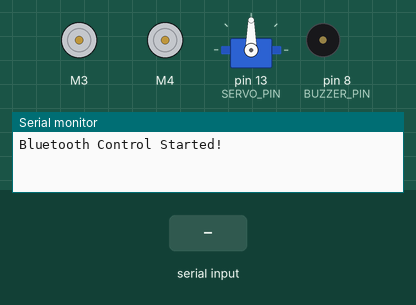
Recording of a sketch running on a simulated Arduino Uno, built with avr-gcc and run on an emulated ATmega328P. Parts: 2 × DC motor (green arrow = forward, orange = backward, longer = faster), servo, buzzer (waves = sounding), the last lines printed to the serial monitor. Inputs (shaded band) come from the test bench.

Above: at 1.2 s.
1.3 s: "k" received over Serial
At 1.78 s:
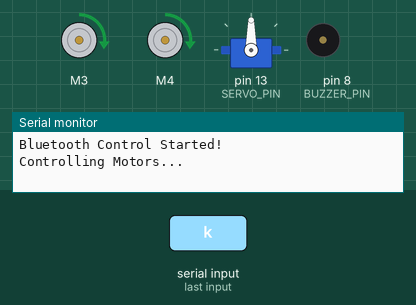
10.3 s: "x" received over Serial
At 13.1 s:
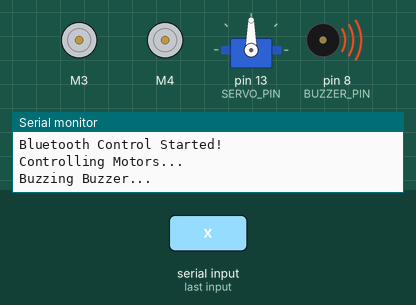
13.3 s: "y" received over Serial
At 15.5 s:
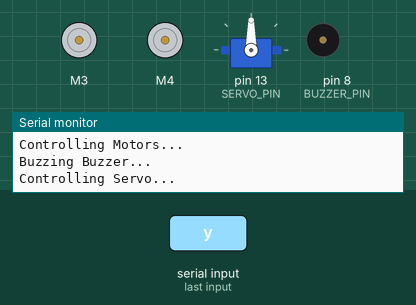
Timing chart, 0 to 17.0 s (numbered marks = the images above; inputs shaded):
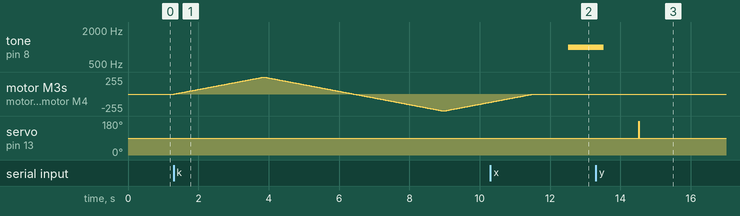

Measured:
- after the input at 10.3 s, tone on pin 8 (BUZZER_PIN): silent → 1000 Hz after 2.2 s
- after the input at 13.3 s, servo on pin 13 (SERVO_PIN): 90° → 180° after 1.2 s, → 90° 0.02 s later

The sketch:

MotorTest.ino
```cpp
// (licence header left out)
#include <Adafruit_Sensor.h>
#include <DHT.h>
#include <DHT_U.h>
#include <Servo.h>
#include <AFMotor.h>

// Constants
#define DHTTYPE DHT11  // DHT 11
#define DHTPIN 16      // Pin connected to DHT sensor
#define BUZZER_PIN 8   // Pin connected to the signal pin of the buzzer
#define SERVO_PIN 13   // Pin connected to the servo

// Global Variables
Servo myServo;
AF_DCMotor motor3(3);
AF_DCMotor motor4(4);
DHT_Unified dht(DHTPIN, DHTTYPE);
uint32_t delayMS;

// Function Declarations
void setupMotors();
void setupDHTSensor();
void setupBuzzer();
void setupServo();
void controlMotors();
void readDHTSensor();
void buzzBuzzer();
void controlServo();

void setup() {
  Serial.begin(9600);
  Serial.println("Bluetooth Control Started!");

  setupMotors();
  setupDHTSensor();
  setupBuzzer();
  setupServo();
}

void loop() {
  if (Serial.available()) {
    char command = Serial.read();

    switch (command) {
      case 'k':  // Control Motors
        controlMotors();
        break;
      case 'b':  // Read DHT Sensor
        readDHTSensor();
        break;
      case 'x':  // Buzz Buzzer
        buzzBuzzer();
        break;
      case 'y':  // Control Servo
        controlServo();
        break;
      default:
        Serial.println("Invalid Command!");
        break;
    }
  }
}

void setupMotors() {
  motor3.setSpeed(200);
  motor4.setSpeed(200);
  motor3.run(RELEASE);
  motor4.run(RELEASE);
}

void setupDHTSensor() {
  dht.begin();
  sensor_t sensor;
  dht.temperature().getSensor(&sensor);
  dht.humidity().getSensor(&sensor);
  delayMS = sensor.min_delay / 1000;
}

void setupBuzzer() {
  pinMode(BUZZER_PIN, OUTPUT);
}

void setupServo() {
  myServo.attach(SERVO_PIN);
}

void controlMotors() {
  Serial.println("Controlling Motors...");
  motor3.run(FORWARD);
  motor4.run(FORWARD);
  for (uint8_t i = 0; i < 255; i++) {
    motor3.setSpeed(i);
    motor4.setSpeed(i);
    delay(10);
  }

  for (uint8_t i = 255; i != 0; i--) {
    motor3.setSpeed(i);
    motor4.setSpeed(i);
    delay(10);
  }

  motor3.run(BACKWARD);
  motor4.run(BACKWARD);
  for (uint8_t i = 0; i < 255; i++) {
    motor3.setSpeed(i);
    motor4.setSpeed(i);
    delay(10);
  }

  for (uint8_t i = 255; i != 0; i--) {
    motor3.setSpeed(i);
    motor4.setSpeed(i);
    delay(10);
  }

  motor3.run(RELEASE);
  motor4.run(RELEASE);
  delay(1000);
}

void readDHTSensor() {
  Serial.println("Reading DHT Sensor...");
  sensors_event_t event;

  dht.temperature().getEvent(&event);
  if (isnan(event.temperature)) {
    Serial.println(F("Error reading temperature!"));
  } else {
    Serial.print(F("Temperature: "));
    Serial.print(event.temperature);
    Serial.println(F("°C"));
  }

  dht.humidity().getEvent(&event);
  if (isnan(event.relative_humidity)) {
    Serial.println(F("Error reading humidity!"));
  } else {
    Serial.print(F("Humidity: "));
    Serial.print(event.relative_humidity);
    Serial.println(F("%"));
  }
}

void buzzBuzzer() {
  Serial.println("Buzzing Buzzer...");
  tone(BUZZER_PIN, 1000); // Play a 1000 Hz tone on the buzzer
  delay(1000);            // Wait for 1 second
  noTone(BUZZER_PIN);     // Stop the tone
  delay(1000);
}

void controlServo() {
  Serial.println("Controlling Servo...");
  myServo.write(180); // Move servo to 180 degrees
  delay(15);
  myServo.write(90);  // Move servo to 90 degrees
  delay(15);
}
```
